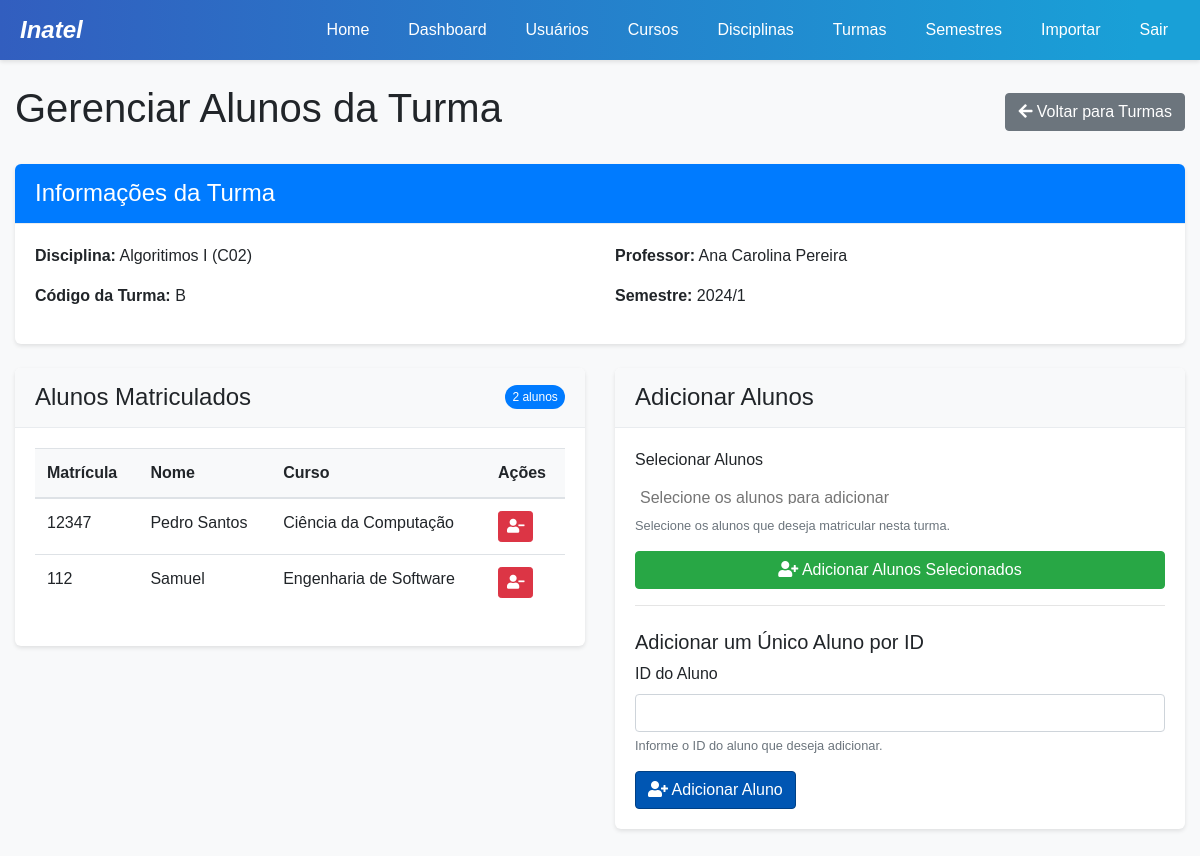
/custom-admin/classes/2/students/ (signed in), run on an earlier commit of the app's database.
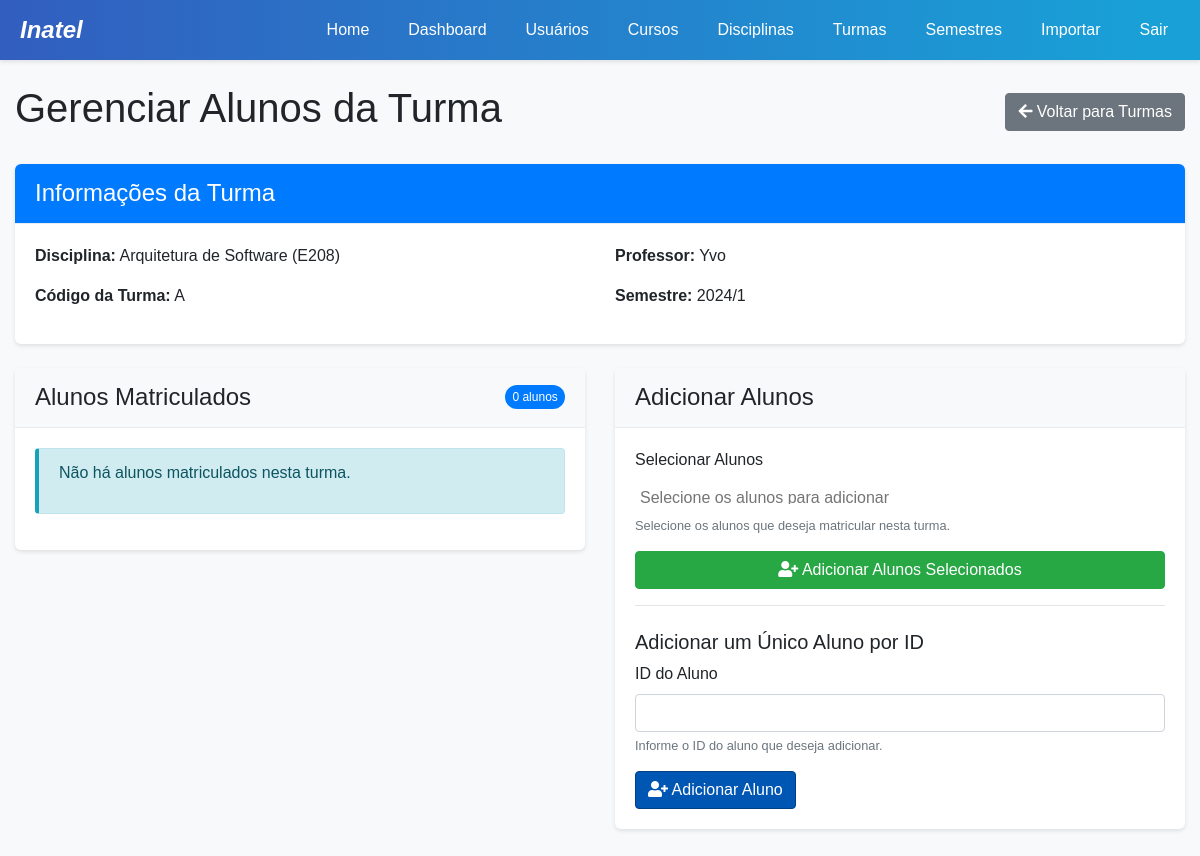
And on a later commit of the database.
### project/models.py (models this page shows, shortened)
class Turma(models.Model):
    id = models.AutoField(primary_key=True)
    codigo = models.CharField(max_length=20)  # e.g. "A", "B", "C"
    disciplina = models.ForeignKey(Disciplina, on_delete=models.CASCADE, related_name='turmas')
    professor = models.ForeignKey(Professor, on_delete=models.CASCADE, related_name='turmas')
    semestre = models.ForeignKey(Semestre, on_delete=models.CASCADE, related_name='turmas')

class Disciplina(models.Model):
    id = models.AutoField(primary_key=True)
    nome = models.CharField(max_length=100)
    codigo = models.CharField(max_length=20)
    curso = models.ForeignKey(Curso, on_delete=models.CASCADE, related_name='disciplinas')

class Professor(models.Model):
    idProfessor = models.AutoField(primary_key=True)
    nomeProf = models.CharField(max_length=100)
    emailProf = models.EmailField(unique=True)
    senhaProf = models.CharField(max_length=100)
    reset_token = models.CharField(max_length=100, null=True, blank=True)

class TurmaAluno(models.Model):
    id = models.AutoField(primary_key=True)
    turma = models.ForeignKey(Turma, on_delete=models.CASCADE, related_name='matriculas')
    aluno = models.ForeignKey(Aluno, on_delete=models.CASCADE, related_name='turmas')
    class Meta:
        unique_together = ('turma', 'aluno')

class Aluno(models.Model):
    idAluno = models.AutoField(primary_key=True)
    nomeAluno = models.CharField(max_length=100)
    emailAluno = models.EmailField(unique=True)
    senhaAluno = models.CharField(max_length=100)
    matricula = models.CharField(max_length=20, unique=True)
    curso = models.ForeignKey(Curso, on_delete=models.CASCADE, related_name='alunos')
    reset_token = models.CharField(max_length=100, null=True, blank=True)

class Curso(models.Model):
    id = models.AutoField(primary_key=True)
    nome = models.CharField(max_length=100)

class Semestre(models.Model):
    id = models.AutoField(primary_key=True)
    ano = models.IntegerField()
    periodo = models.IntegerField()  # 1 for first semester, 2 for second
    def __str__(self):
        return f"{self.ano}/{self.periodo}"

### project/views.py (the view)
    def wrapper(request, *args, **kwargs):
        if "user_type" not in request.session or "user_id" not in request.session:
            messages.error(
                request, "Você precisa estar logado para acessar esta página."
            )
            return redirect("login")
        user_type = request.session["user_type"]
        user_id = request.session["user_id"]
        try:
            if user_type == "aluno":
                Aluno.objects.get(idAluno=user_id)
            elif user_type == "professor":
                Professor.objects.get(idProfessor=user_id)
            elif user_type == "coordenador":
                Coordenador.objects.get(id=user_id)
            elif user_type == "admin":
                from .models import Admin
                Admin.objects.get(id=user_id)
            else:
                messages.error(request, "Tipo de usuário não reconhecido.")
                request.session.flush()
                return redirect("login")
        except Exception:
            messages.error(
                request,
                "Sua sessão expirou ou é inválida. Por favor, faça login novamente.",
            )
            request.session.flush()
            return redirect("login")
        return view_func(request, *args, **kwargs)

### project/context_processors.py (called while the page is built)
def user_data(request):
    context = {
        'user_type': request.session.get('user_type'),
        'user_id': request.session.get('user_id'),
        'username': request.session.get('username'),
    }
    if 'user_type' in request.session:
        notificacoes = obter_notificacoes_usuario(request)
        context['notificacoes_nao_lidas'] = notificacoes.filter(lida=False)
        context['notificacoes_count'] = context['notificacoes_nao_lidas'].count()
    return context

### project/utils.py (called while the page is built)
def obter_notificacoes_usuario(request):
    from .models import Notificacao, Aluno, Professor, Coordenador, Admin
    user_type = request.session.get('user_type')
    user_id = request.session.get('user_id')
    if not user_type or not user_id:
        return Notificacao.objects.none()
    if user_type == 'aluno':
        return Notificacao.objects.filter(aluno_id=user_id)
    elif user_type == 'professor':
        return Notificacao.objects.filter(professor_id=user_id)
    elif user_type == 'coordenador':
        return Notificacao.objects.filter(coordenador_id=user_id)
    elif user_type == 'admin':
        return Notificacao.objects.filter(admin_id=user_id)
    return Notificacao.objects.none()

### project/templates/admin/class_students.html (shortened to what the changed rows need)
<!DOCTYPE html>
<html lang="pt-br">
<head>
    {% load static %}
    <link rel="stylesheet" href="https://stackpath.bootstrapcdn.com/bootstrap/4.5.2/css/bootstrap.min.css">
    <link rel="stylesheet" href="{% static 'css/main.css' %}">
    <link rel="stylesheet" href="https://cdnjs.cloudflare.com/ajax/libs/font-awesome/5.15.3/css/all.min.css">
    <link rel="stylesheet" href="https://cdn.jsdelivr.net/npm/select2@4.1.0-rc.0/dist/css/select2.min.css" />
    <link rel="stylesheet" href="https://cdn.jsdelivr.net/npm/select2-bootstrap4-theme@1.0.0/dist/select2-bootstrap4.min.css" />
</head>
<body>
    <div class="container mt-4">
        <div class="d-flex justify-content-between align-items-center mb-4">
            <h1>Gerenciar Alunos da Turma</h1>
        </div>
        <div class="card mb-4">
            <div class="card-body">
                <div class="row">
                    <div class="col-md-6">
                        <p><strong>Disciplina:</strong> {{ turma.disciplina.nome }} ({{ turma.disciplina.codigo }})</p>
                        <p><strong>Código da Turma:</strong> {{ turma.codigo }}</p>
                    </div>
                    <div class="col-md-6">
                        <p><strong>Professor:</strong> {{ turma.professor.nomeProf }}</p>
                        <p><strong>Semestre:</strong> {{ turma.semestre }}</p>
                    </div>
                </div>
            </div>
        </div>
        <div class="row">
            <div class="col-md-6">
                <div class="card mb-4">
                    <div class="card-header d-flex justify-content-between align-items-center">
                        <h4 class="mb-0">Alunos Matriculados</h4>
                        <span class="badge badge-primary badge-pill">{{ matriculas.count }} alunos</span>
                    </div>
                    <div class="card-body">
                        {% if matriculas %}
                            <div class="table-responsive">
                                <table class="table table-hover">
                                    <thead>
                                        <tr>
                                            <th>Matrícula</th>
                                            <th>Nome</th>
                                            <th>Curso</th>
                                            <th>Ações</th>
                                        </tr>
                                    </thead>
                                    <tbody>
                                        {% for matricula in matriculas %}
                                            <tr>
                                                <td>{{ matricula.aluno.matricula }}</td>
                                                <td>{{ matricula.aluno.nomeAluno }}</td>
                                                <td>{{ matricula.aluno.curso.nome }}</td>
                                                <td>
                                                    <form method="post" class="d-inline">
                                                        <button type="submit" class="btn btn-sm btn-danger" onclick="return confirm('Tem certeza que deseja remover este aluno da turma?')">
                                                            <i class="fas fa-user-minus"></i>
                                                        </button>
                                                    </form>
                                                </td>
                                            </tr>
                                        {% endfor %}
                                    </tbody>
                                </table>
                            </div>
                        {% else %}
                            <div class="alert alert-info">
                                <p>Não há alunos matriculados nesta turma.</p>
                            </div>
                        {% endif %}
                    </div>
                </div>
            </div>
        </div>
    </div>
</body>
</html>

What changed in the data, as far as the page shows it:
no longer on this page (row edited): TurmaAluno: aluno.matricula "12347", aluno.nomeAluno "Pedro Santos", aluno.curso.nome "Ciência da Computação"
removed TurmaAluno: aluno.matricula "112", aluno.nomeAluno "Samuel", aluno.curso.nome "Engenharia de Software"
changed Turma: disciplina.nome "Algoritimos I" → "Arquitetura de Software"; disciplina.codigo "C02" → "E208"; codigo "B" → "A"; professor.nomeProf "Ana Carolina Pereira" → "Yvo"
Also different on the page:
{{ matriculas.count }}: "2" → "0"
text no longer shown: "Matrícula Nome Curso Ações"
text now shown: "Não há alunos matriculados nesta turma."
